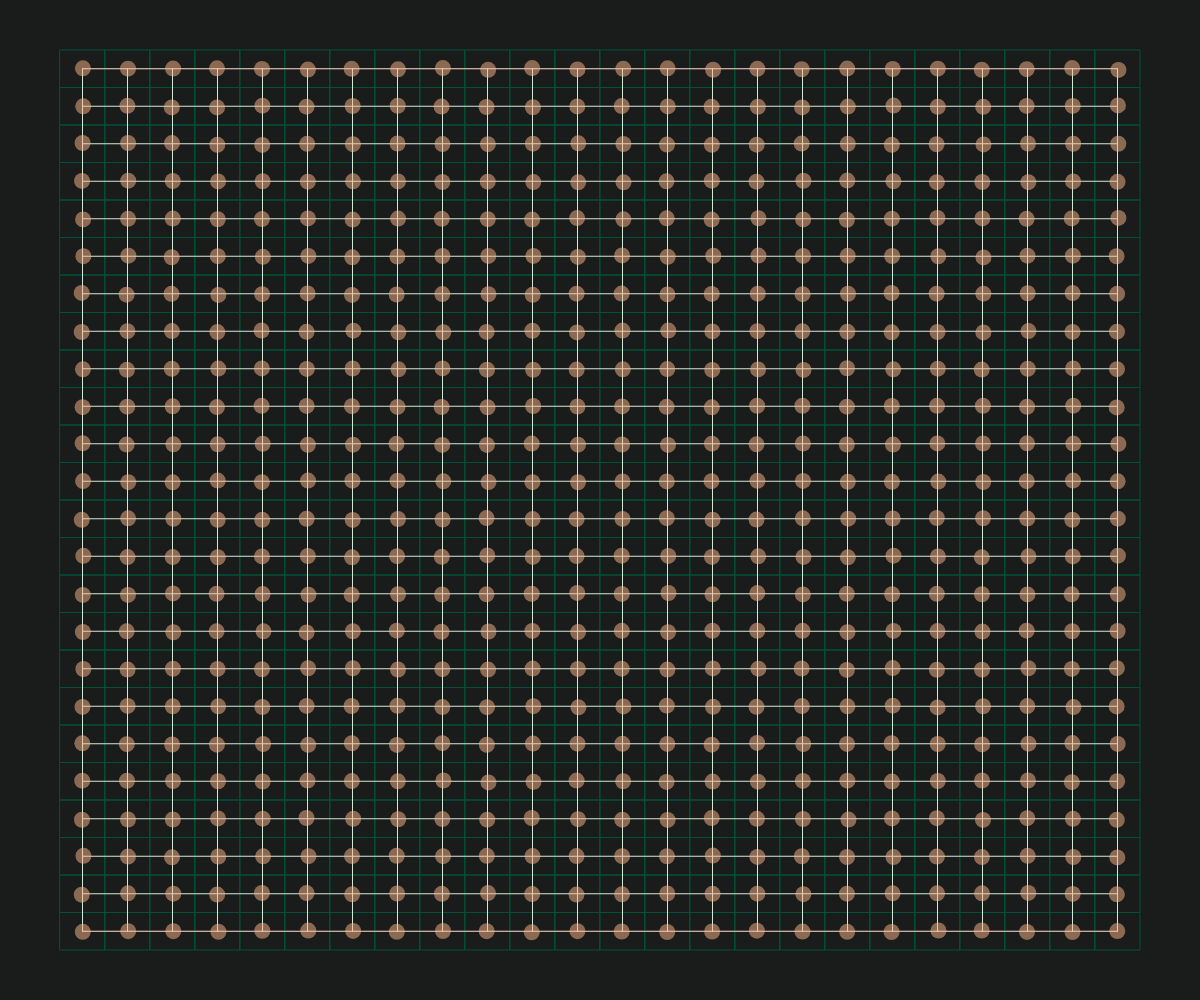
Frame 1 (no input)
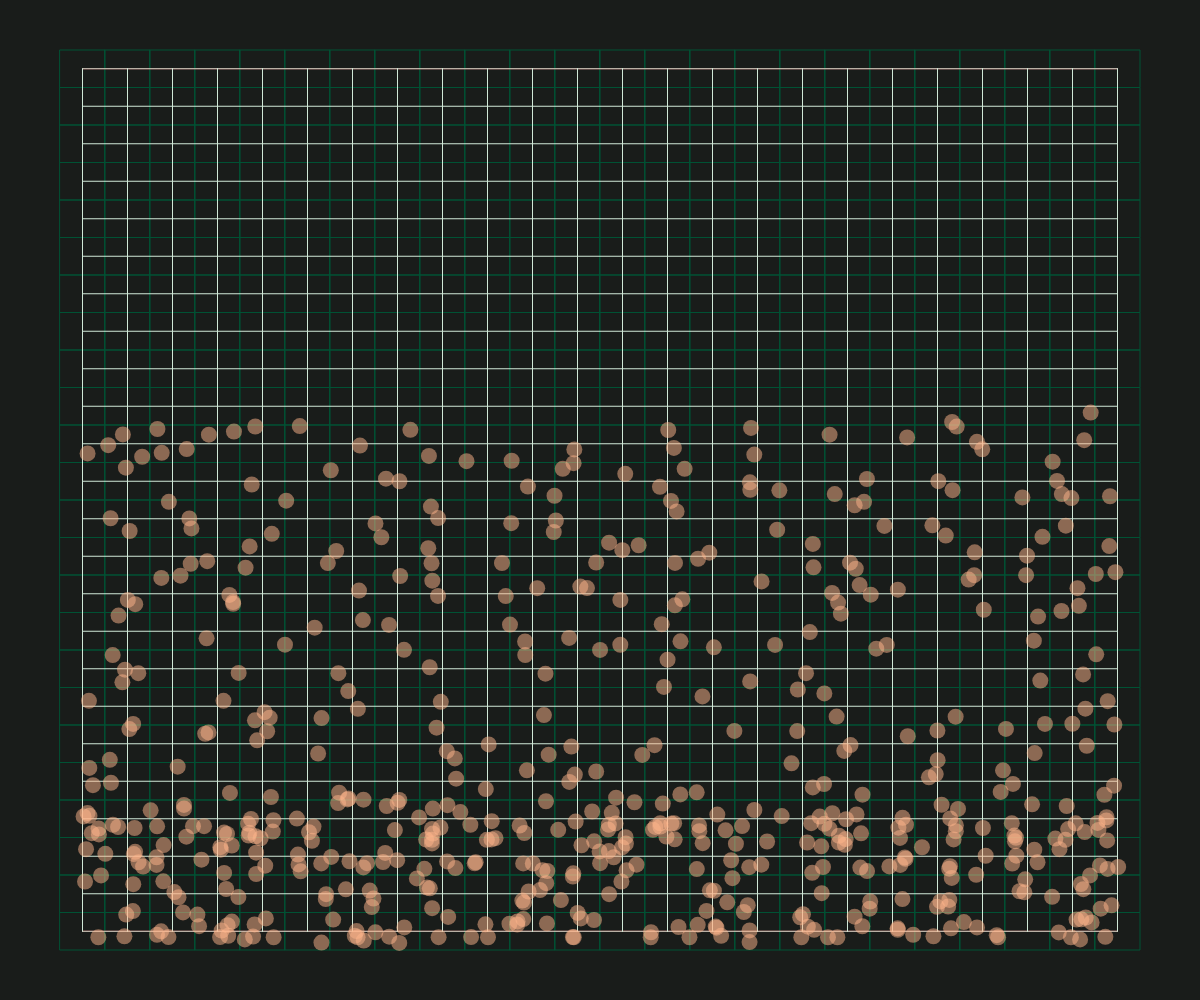
Frame 60 (no input)
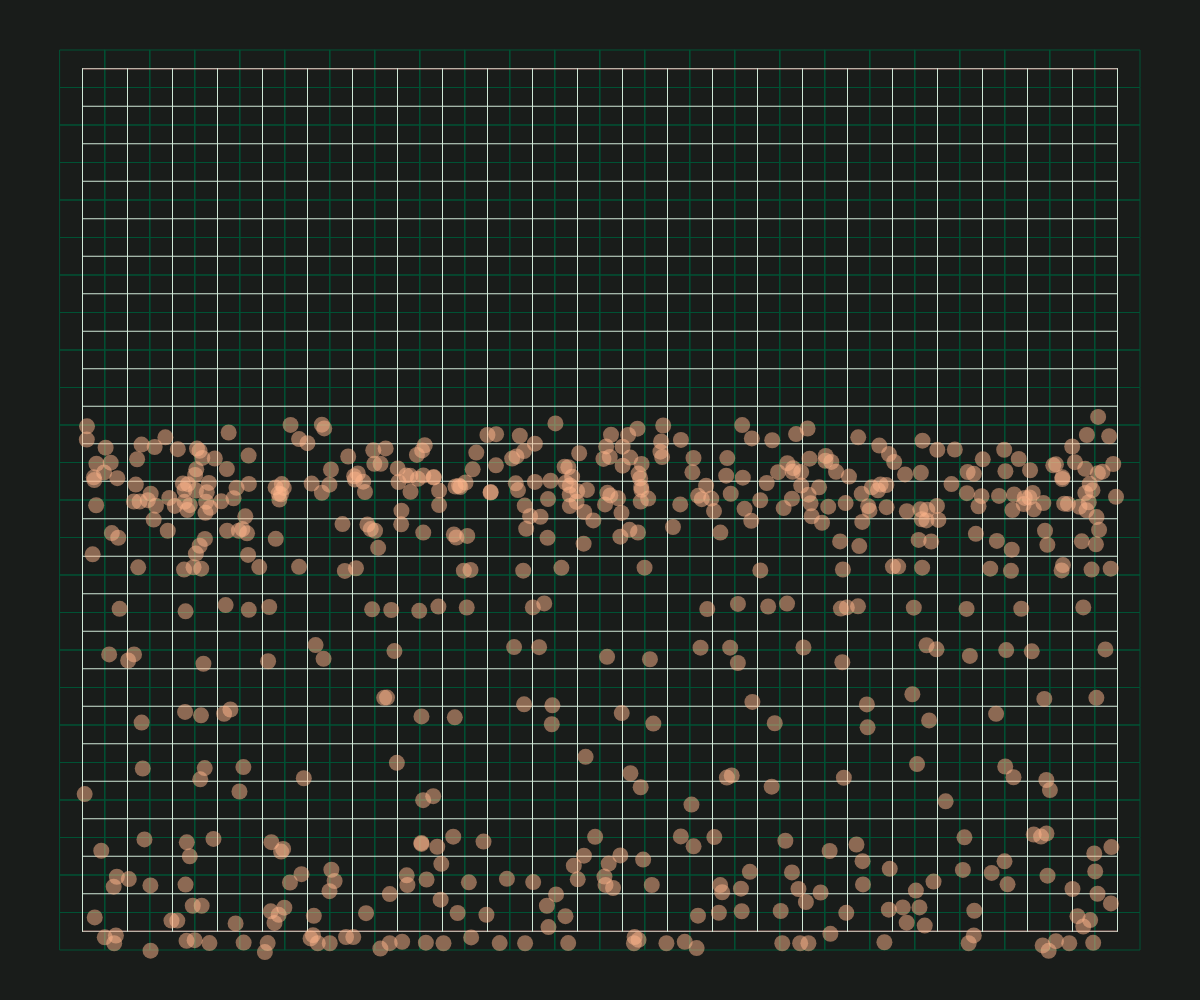
Frame 120 (the mouse pressed at the canvas centre since frame 60)

The p5.js sketch that drew these frames (run headless with seeded random() and noise() and a simulated clock; from frame 60 on, the mouse is pressed at the canvas centre):

// p5.js sketch
// ── sketch.js
// -- DEPENDENCIES
//
// --
// -- SHARED VARIABLES
let grid;
let numCols = 24;
let numRows = 24;
// --
// -- SETUP CANVAS
function setup() {
	// - log: SETUP CANVAS
	console.log("-- SETUP CANVAS");
	// - section: project settings
	createCanvas(windowWidth, windowHeight);
	rectMode(CENTER);
	// noLoop();
	// - section: project styles
	// background("#191C1A"); // background (dark)
	// - section: init grid
	grid = new Grid(numCols, numRows, windowWidth, windowHeight);
	grid.initGrid();
	// - log: grid
	console.log(grid);
	// - log: end SETUP CANVAS
	console.log("--");
} // --
// -- DRAW CANVAS
function draw() {
	// - log: DRAW CANVAS
	// console.log("-- DRAW CANVAS");
	// - section: style canvas
	background("#191C1A"); // background (dark)
	// - section: control variables
	//
	// - section: translate
	grid.translate();
	// - section: draw cells
	grid.drawCells();
	// - section: draw points
	// grid.drawPoints();
	// - section: draw lines
	grid.drawBoundaries();
	// grid.drawLines();
	grid.drawMatrixLines();
	// - section: draw agents
	grid.drawAgents("bounce");
	// - log: end DRAW CANVAS
	// console.log("--");
} // --
// -- CLASS: GRID
class Grid {
	// - method: class constructor
	constructor(cols, rows, width, height) {
		// - section: inherit canvas size
		this.width = width;
		this.height = height;
		// - section: define grid structure
		this.cols = cols;
		this.rows = rows;
		this.cells = this.cols * this.rows;
		// - section: define sizes
		this.gw = width * 0.9; // fullscreen grid
		this.gh = height * 0.9; // fullscreen grid
		this.cw = this.gw / this.cols;
		this.ch = this.gh / this.rows;
		this.mw = this.gw - this.cw; // matrix width
		this.mh = this.gh - this.ch; // matrix height
		// - section: define margin x and y
		this.marginX = (width - this.gw) * 0.5;
		this.marginY = (height - this.gh) * 0.5;
		// - section: define matrix
		this.matrix = Array(this.rows);
		for (let r = 0; r < this.rows; r++) {
			this.matrix[r] = Array(this.cols);
		}
		// - section: define agents
		this.points = Array(this.cells); // matrix points
		this.agents = Array(this.points.length); // grid agents
	}
	// - method: init matrix grid
	initGrid(OPTION) {
		let x;
		let y;
		let i = 0;
		for (let r = 0; r < this.rows; r++) {
			y = (r % this.rows) * this.ch;
			for (let c = 0; c < this.cols; c++) {
				x = (c % this.cols) * this.cw;
				this.matrix[r][c] = new Point(x, y, this.cw, this.ch);
				this.points[i] = this.matrix[r][c];
				switch (OPTION) {
					case "random":
						break;
					default:
						this.agents[i] = new Agent(this.points[i]);
						break;
				}
				i++;
			}
		}
	}
	// - method: translate grid
	translate() {
		translate(this.marginX, this.marginY);
		translate(this.cw * 0.5, this.ch * 0.5);
	}
	// - method: draw grid cells
	drawCells() {
		noFill();
		stroke("#005234"); // primary container (dark)
		strokeWeight(1);
		this.points.forEach((point) => {
			rect(point.x, point.y, this.cw, this.ch);
		});
	}
	// - method: draw matrix points
	drawPoints() {
		this.points.forEach((point) => {
			point.draw();
		});
	}
	// - method: draw grid agents
	drawAgents(OPTION) {
		this.agents.forEach((agent) => {
			// section: reset strategy
			switch (OPTION) {
				case "bounce": // bounce at edges
					if (agent.pos.x < 0 || agent.pos.x > this.mw) {
						agent.bounceX();
					}
					if (agent.pos.y < 0 || agent.pos.y > this.mh) {
						agent.bounceY();
					}
					break;
				case "reset": // reset
					if (
						agent.pos.x < 0 ||
						agent.pos.x > this.mw ||
						agent.pos.y < 0 ||
						agent.pos.y > this.mh
					) {
						agent.reset();
					}
					break;
				case "reset-invert": // reset + invert movement
					if (agent.pos.x < 0 || agent.pos.x > this.mw) {
						agent.reset();
						agent.bounceX();
					}
					if (agent.pos.y < 0 || agent.pos.y > this.mh) {
						agent.reset();
						agent.bounceY();
					}
					break;
				default: // destroy
					// if (agent.pos.x < 0 || agent.pos.x > this.mw) {
					// 	grid.destroyAgent(agent);
					// }
					// if (agent.pos.y < 0 || agent.pos.y > this.mh) {
					// 	grid.destroyAgent(agent);
					// }

					break;
			}
			agent.applyForce(createVector(0, 0.2));
			agent.update();
			agent.draw();
		});
	}
	// - method: draw points lines
	drawLines() {
		stroke("#8FF7C0"); // on primary container (dark)
		strokeWeight(1);
		for (let i = 0; i < this.points.length - 1; i++) {
			line(
				this.points[i + 0].x,
				this.points[i + 0].y,
				this.points[i + 1].x,
				this.points[i + 1].y,
			);
		}
	}
	// - method: draw matrix boundaries
	drawBoundaries() {
		stroke("#93000A");
		strokeWeight(1);
		line(
			0,
			0,
			this.matrix[0][this.cols - 1].x,
			this.matrix[0][this.cols - 1].y,
		);
		line(
			this.matrix[0][this.cols - 1].x,
			this.matrix[0][this.cols - 1].y,
			this.matrix[this.rows - 1][this.cols - 1].x,
			this.matrix[this.rows - 1][this.cols - 1].y,
		);
		line(
			this.matrix[this.rows - 1][this.cols - 1].x,
			this.matrix[this.rows - 1][this.cols - 1].y,
			this.matrix[this.rows - 1][0].x,
			this.matrix[this.rows - 1][0].y,
		);
		line(
			this.matrix[this.rows - 1][0].x,
			this.matrix[this.rows - 1][0].y,
			0,
			0,
		);
	}
	// - method: draw matrix lines
	drawMatrixLines(OPTION) {
		stroke("#D0E8D7"); // on secondary container (dark)
		strokeWeight(1);
		switch (OPTION) {
			case "horizontal":
				for (let r = 0; r < this.rows; r++) {
					for (let c = 0; c < this.cols - 1; c++) {
						line(
							this.matrix[r][c + 0].x,
							this.matrix[r][c + 0].y,
							this.matrix[r][c + 1].x,
							this.matrix[r][c + 1].y,
						);
					}
				}
				break;
			case "vertical":
				for (let c = 0; c < this.cols; c++) {
					for (let r = 0; r < this.rows - 1; r++) {
						line(
							this.matrix[r + 0][c].x,
							this.matrix[r + 0][c].y,
							this.matrix[r + 1][c].x,
							this.matrix[r + 1][c].y,
						);
					}
				}
				break;
			default:
				for (let r = 0; r < this.rows - 1; r++) {
					for (let c = 0; c < this.cols - 1; c++) {
						line(
							this.matrix[r][c + 0].x,
							this.matrix[r][c + 0].y,
							this.matrix[r][c + 1].x,
							this.matrix[r][c + 1].y,
						);
						line(
							this.matrix[r + 0][c].x,
							this.matrix[r + 0][c].y,
							this.matrix[r + 1][c].x,
							this.matrix[r + 1][c].y,
						);
						if (c == this.cols - 2) {
							line(
								this.matrix[r + 0][this.cols - 1].x,
								this.matrix[r + 0][this.cols - 1].y,
								this.matrix[r + 1][this.cols - 1].x,
								this.matrix[r + 1][this.cols - 1].y,
							);
						}
						if (r == this.rows - 2) {
							line(
								this.matrix[this.rows - 1][c + 0].x,
								this.matrix[this.rows - 1][c + 0].y,
								this.matrix[this.rows - 1][c + 1].x,
								this.matrix[this.rows - 1][c + 1].y,
							);
						}
					}
				}
		}
	}
} // --
// -- CLASS: POINT
class Point {
	// - method: class constructor
	constructor(x, y) {
		this.x = x;
		this.y = y;
	}
	// - method: draw point
	draw() {
		stroke("#8FF7C0"); // on primary container (dark)
		strokeWeight(6);
		point(this.x, this.y);
	}
} // --
// -- CLASS: AGENT
class Agent {
	// - method: class constructor
	constructor(point) {
		this.point = point;
		this.pos = createVector(point.x, point.y);
		this.vel = createVector(random(-1, 1), random(-1, 1));
		this.accel = createVector(0, 0);
		this.diam = 16;
	}
	// - method: apply vector to acceleration
	applyForce(power) {
		this.accel.add(power);
	}
	// - method: draw agent
	update() {
		this.vel.add(this.accel);
		this.pos.add(this.vel);
		this.accel.mult(0); // clear acceleration
	}
	// - method: draw agent
	draw() {
		fill(255, 182, 139, 128); // tertiary (dark)
		noStroke();
		ellipse(this.pos.x, this.pos.y, this.diam, this.diam);
	}
	// - method: x bounce
	bounceX() {
		this.vel.x *= -1;
	}
	// - method: y bounce
	bounceY() {
		this.vel.y *= -1;
	}
} // --
// -- FUNCTION: keyPressed
// i: toggle fullscreen
const keyPressed = () => {
	switch (key) {
		case "f":
			let fs = fullscreen();
			fullscreen(!fs);
			break;
		default:
			break;
	}
};
// -- EOSKETCH
